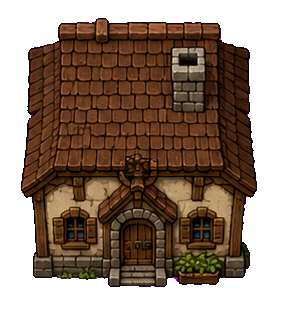
#> input picture eve/assets/village/roof-home.png, 288 x 309 px
$ python -i process-village-assets.py   (imports and definitions only)
#> lines starting #> are read from the running program, lines starting #| are printed output that depends on the picture; after the words box and inside, x2 and y2 are one past the last pixel; in counts of white or black regions, pixels touching at a corner belong together
#> further down, picture is the input picture: PIL image 288x309 RGBA; mean R, G, B, A 52, 33, 18.5, 159.9
import json
from pathlib import Path

from PIL import Image


ROOT = Path(__file__).resolve().parents[1]
RUN_ROOT = ROOT / "assets" / "runs" / "brindlemarket-village"
SOURCE = RUN_ROOT / "source.png"
OUT_DIR = ROOT / "assets" / "village"
MANIFEST = ROOT / "data" / "asset_manifest.json"
KEY = (255, 0, 255)


SPECS = [
    {"id": "village.roof.shop", "file": "roof-shop.png", "cell": (0, 0), "size": (192, 176), "fit": 0.97},
    {"id": "village.roof.guild", "file": "roof-guild.png", "cell": (1, 0), "size": (192, 176), "fit": 0.97},
    {"id": "village.roof.inn", "file": "roof-inn.png", "cell": (2, 0), "size": (192, 176), "fit": 0.97},
    {"id": "village.roof.home", "file": "roof-home.png", "cell": (3, 0), "size": (176, 160), "fit": 0.9},
    {"id": "village.interior.shop", "file": "interior-shop.png", "cell": (0, 1), "size": (192, 192), "fit": 0.9, "center": True},
    {"id": "village.interior.guild", "file": "interior-guild.png", "cell": (1, 1), "size": (192, 192), "fit": 0.9, "center": True},
    {"id": "village.interior.inn", "file": "interior-inn.png", "cell": (2, 1), "size": (192, 192), "fit": 0.9, "center": True},
    {"id": "village.interior.home", "file": "interior-home.png", "cell": (3, 1), "size": (176, 176), "fit": 0.88, "center": True},
    {"id": "village.fountain", "file": "fountain.png", "cell": (0, 2), "size": (128, 128), "fit": 0.96},
    {"id": "village.market-stall", "file": "market-stall.png", "cell": (1, 2), "size": (128, 112), "fit": 0.96},
    {"id": "village.dungeon-supplies", "file": "dungeon-supplies.png", "cell": (2, 2), "size": (128, 112), "fit": 0.96},
    {"id": "village.notice-board", "file": "notice-board.png", "cell": (3, 2), "size": (128, 112), "fit": 0.96},
    {"id": "village.lantern", "file": "lantern.png", "cell": (0, 3), "size": (64, 96), "fit": 0.95},
    {"id": "village.bench", "file": "bench.png", "cell": (1, 3), "size": (112, 64), "fit": 0.96},
    {"id": "village.ore-bundle", "file": "ore-bundle.png", "cell": (2, 3), "size": (96, 96), "fit": 0.95},
    {"id": "village.herb-bundle", "file": "herb-bundle.png", "cell": (3, 3), "size": (96, 96), "fit": 0.95},
]


# [9 lines left out: function key_to_alpha, not called in this run]


def edge_alpha_pixels(image: Image.Image) -> int:
    alpha = image.getchannel("A")
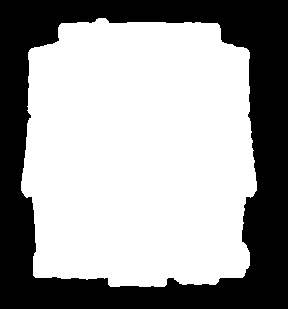
#> alpha: PIL image 288x309 L; 62.7% white; 1 black region, box (x1, y1, x2, y2) and area: (0, 0, 288, 309) 33172
    total = 0
    for x in range(image.width):
        total += alpha.getpixel((x, 0)) > 0
        total += alpha.getpixel((x, image.height - 1)) > 0
#> after the loop, total = 0
    for y in range(image.height):
        total += alpha.getpixel((0, y)) > 0
        total += alpha.getpixel((image.width - 1, y)) > 0
#> after the loop, total = 0
    return int(total)


# [60 lines left out: functions fit_padded, main, not called in this run]


# [2 lines not run here, left out]

>>> from PIL import Image
>>> picture = Image.open('../assets/village/roof-home.png')
>>> result = edge_alpha_pixels(picture)
#> result = 0
